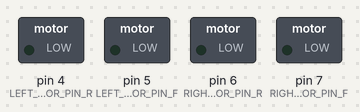
Bench run of a sketch on a simulated Arduino Uno, built with avr-gcc and run on an emulated ATmega328P. Shown: switched loads named in the sketch (green lamp = pin HIGH).

Above: at 0.3 s.
At 3.6 s:
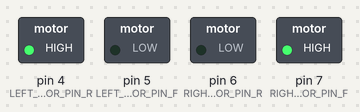
At 8.3 s:
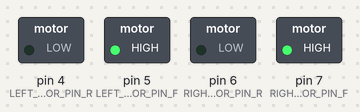
Timing chart, 0 to 9.7 s (numbered marks = the images above):
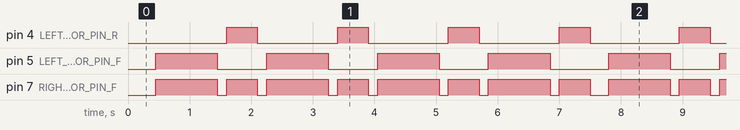

The sketch:

rover.ino
```cpp
/**

*/
/// This work
/// \file rover.ino
/// \brief main file
/// \author Klimets Sergey
/// \copyright Copyright (c) 2017 by Klimets Sergey.\n


//--------------------------------------Include-------------------------------------------
//-------------------------------------End Include----------------------------------------


//------------------------------------Define---------------------------------------------
#define LEFT_MOTOR_PIN_F 5
#define LEFT_MOTOR_PIN_R 4
#define RIGHT_MOTOR_PIN_F 7
#define RIGHT_MOTOR_PIN_R 6

//------------------------------------End Define-----------------------------------------

//------------------------------------Var------------------------------------------------

//------------------------------------End Var--------------------------------------------

void stop_move(){
  digitalWrite(LEFT_MOTOR_PIN_F, LOW);
  digitalWrite(RIGHT_MOTOR_PIN_F, LOW);
  digitalWrite(RIGHT_MOTOR_PIN_R, LOW);
  digitalWrite(LEFT_MOTOR_PIN_R, LOW);
  delay(150);
}
void forward_move(){
  stop_move();
  digitalWrite(LEFT_MOTOR_PIN_F, HIGH);
  digitalWrite(RIGHT_MOTOR_PIN_F, HIGH);
}
void r_move(){
  stop_move();
  digitalWrite(LEFT_MOTOR_PIN_R, HIGH);
  digitalWrite(RIGHT_MOTOR_PIN_R, HIGH);
}

void left_move(){
  stop_move();
  digitalWrite(RIGHT_MOTOR_PIN_F, HIGH);
  digitalWrite(LEFT_MOTOR_PIN_R, HIGH);
}

void right_move(){
  stop_move();
  digitalWrite(RIGHT_MOTOR_PIN_F, HIGH);
  digitalWrite(LEFT_MOTOR_PIN_R, HIGH);
}
void setup() {
  pinMode(LEFT_MOTOR_PIN_F, OUTPUT);
  pinMode(LEFT_MOTOR_PIN_R, OUTPUT);
  pinMode(RIGHT_MOTOR_PIN_F, OUTPUT);
  pinMode(RIGHT_MOTOR_PIN_R, OUTPUT);
stop_move();

}


void loop(){
  stop_move();
  forward_move();
  delay(1000);
  left_move();
  delay(500);
    forward_move();
  delay(1000);
    left_move();
  delay(500);
     forward_move();
  delay(1000);
      left_move();
  delay(500);
     forward_move();
     delay(1000);
           left_move();
  delay(500);
}
```

Measured:
- by itself, pin 4 (LEFT_MOTOR_PIN_R): alternates HIGH for 0.50 s and LOW for 1.3 s
- by itself, pin 5 (LEFT_MOTOR_PIN_F): alternates HIGH for 1.0 s and LOW for 0.80 s
- by itself, pin 7 (RIGHT_MOTOR_PIN_F): repeats every 7.4 s: LOW 0.15 s, HIGH 0.50 s, LOW 0.15 s, HIGH 1.0 s, LOW 0.15 s, HIGH 0.50 s, LOW 0.15 s, HIGH 1.0 s, LOW 0.15 s, HIGH 0.50 s, LOW 0.15 s, HIGH 1.0 s, LOW 0.15 s, HIGH 0.50 s, LOW 0.30 s, HIGH 1.0 s
